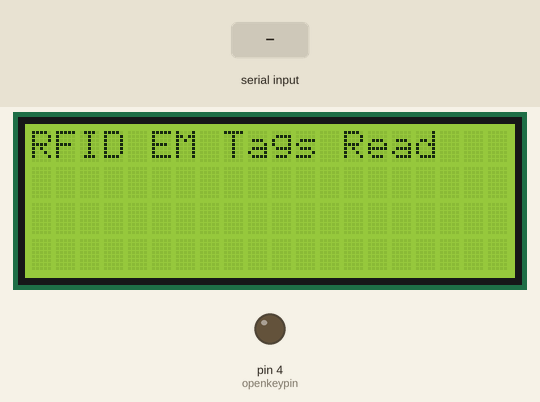
A sketch run on a simulated Arduino Mega 2560, built with avr-gcc and run on an emulated ATmega2560. Parts: 20×4 character LCD, output pins drawn as LEDs (lit = HIGH). The inputs (shaded band) are chosen by the test bench. What the sketch prints to the serial monitor is not drawn.

Above: at 1.2 s.
1.3 s: "1" received over the second serial link
At 2.2 s:
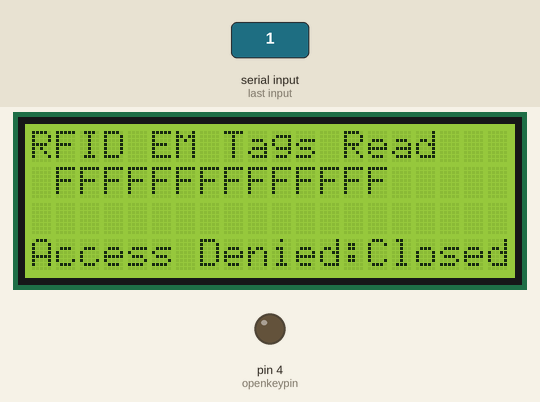
Timing chart, 0 to 4.3 s (numbered marks = the images above; inputs shaded):
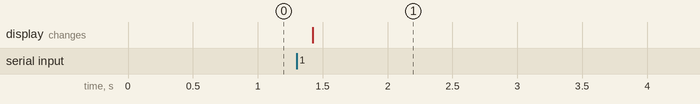

The sketch:

doorcontrol02.ino
```cpp
//#include <SoftwareSerial.h>
//SoftwareSerial RFID(2, 3); // RX and TX
#include <LiquidCrystal.h>
#include <String.h>

/* LiquidCrystal display with:

LiquidCrystal(rs, enable, d4, d5, d6, d7)
LiquidCrystal(rs, rw, enable, d4, d5, d6, d7)
LiquidCrystal(rs, enable, d0, d1, d2, d3, d4, d5, d6, d7)
LiquidCrystal(rs, rw, enable, d0, d1, d2, d3, d4, d5, d6, d7)
R/W Pin Read = LOW / Write = HIGH   // if No pin connect RW , please leave R/W Pin for Low State

Parameters
*/

LiquidCrystal lcd(8,9,10,38,40,42,44);   //ok

#define openkeypin 4
int debugmode = 0;
int data1 = 0;
int ok = -1;
String tag1 = String("0230313034423937343930353803");
String tag2 = String("0231323030323142423938313003");

//int tag1[14] = {2 ,31 ,32 ,30 ,30 ,32 ,31 ,42 ,42 ,39 ,38 ,31 ,30 ,3};
//int tag2[14] = {2 ,30 ,31 ,30 ,34 ,42 ,39 ,37 ,34 ,39 ,30 ,35 ,38 ,3};
byte newtag[14] = { 0,0,0,0,0,0,0,0,0,0,0,0,0,0}; // used for read comparisons
byte cardvalue[14] ;

#define tonepin 3
#define relayopendelay 1500


void setup()
{
    pinMode(openkeypin,OUTPUT);
  Serial2.begin(9600);    // start serial to RFID reader
  Serial.begin(9600);  // start serial to PC
    Serial.println("RFID EM Tags Read");
    lcd.begin(20, 4);
// 設定 LCD 的行列數目 (4 x 20)
   lcd.setCursor(0,0);
  // 列印 "Hello World" 訊息到 LCD 上
    lcd.print("RFID EM Tags Read");
}


void loop()
{
   if  (readTags(&newtag[0]))
   {
        Serial.print("Card Number is :(") ;
        Serial.print(getcardnumber(&newtag[0])) ;
        Serial.print(")\n") ;
         lcd.setCursor(1,1);
        lcd.print("                     ");
         lcd.setCursor(1,1);
        lcd.print(getcardnumberA(&newtag[0]));
         lcd.setCursor(1,2);
        lcd.print("                     ");
         lcd.setCursor(1,1);
        lcd.print(getcardnumberB(&newtag[0]));
        if (getcardnumber(&newtag[0]) == tag1)
            {
              opendoor();
            }
            else
            {
              closedoor();
            }

   }

}


void opendoor()
{
          digitalWrite(openkeypin,HIGH);
            lcd.setCursor(0, 3);
       lcd.print("Access Granted:Open");
       Serial.println("Access Granted:Door Open");
      delay(relayopendelay) ;
       digitalWrite(openkeypin,LOW);
}

void closedoor()
{
        digitalWrite(openkeypin,LOW);
        lcd.setCursor(0, 3);
       lcd.print("Access Denied:Closed");
       Serial.println("Access Denied:Door Closed");
}

boolean comparetag(int aa[14], int bb[14])
{
  boolean ff = false;
  int fg = 0;
  for (int cc = 0 ; cc < 14 ; cc++)
  {
    if (aa[cc] == bb[cc])
    {
      fg++;
    }
  }
  if (fg == 14)
  {
    ff = true;
  }
  return ff;
}

boolean readTags(byte *data)
{
  boolean temp = false;

  if (Serial2.available() > 0)
  {
    // read tag numbers
    delay(100); // needed to allow time for the data to come in from the serial buffer.

    for (int z = 0 ; z < 14 ; z++) // read the rest of the tag
    {
      data1 = Serial2.read();
      *(data+z) = data1;
    }
     temp = true ;
   // Serial2.flush(); // stops multiple reads

    // do the tags match up?
   // checkmytags();
  }

  // now do something based on tag type
   return temp ;
}

String getcardnumber(byte *cc)
{
    return joinCardBytes(cc, 14) ;
}

String getcardnumberA(byte *cc)
{
    return joinCardBytes(cc, 7) ;
}

String getcardnumberB(byte *cc)
{
    return joinCardBytes(cc+7, 7) ;
}

String joinCardBytes(byte *cc, int len)
{
  String retstring = String("");
  int i = 0 ;
for (i = 0 ; i < len; i++)
  {
      retstring.concat(strzero(*(cc+i),2,16) );
  }
      return retstring;
}

void decryptkey(String kk)
{
  int tmp1,tmp2,tmp3,tmp4 ;
  tmp1 = unstrzero(kk.substring(0, 2) ,16);
  tmp2 = unstrzero(kk.substring(2, 4) ,16);
  tmp3 = unstrzero(kk.substring(4, 6) ,16);
  tmp4 = unstrzero(kk.substring(6, 8) ,16);
  cardvalue[0] = tmp1 ;
  cardvalue[1] = tmp2 ;
  cardvalue[2] = tmp3 ;
  cardvalue[3] = tmp4 ;
       if (debugmode == 1)
      {
          Serial.print("decryptkey key : ");
          Serial.print("key1 =");
          Serial.print(kk);
          Serial.print(":(");
          Serial.println(tmp1,HEX);
          Serial.print("/");
          Serial.print(tmp2,HEX);
          Serial.print("/");
          Serial.print(tmp3,HEX);
          Serial.print("/");
          Serial.print(tmp4,HEX);
          Serial.print(")");
          Serial.println("");
      }
}

String strzero(long num, int len, int base)
{
  String retstring = String("");
  int ln = 1 ;
    int i = 0 ;
    char tmp[10] ;
    long tmpnum = num ;
    int tmpchr = 0 ;
    char hexcode[]={'0','1','2','3','4','5','6','7','8','9','A','B','C','D','E','F'} ;
    while (ln <= len)
    {
        tmpchr = (int)(tmpnum % base) ;
        tmp[ln-1] = hexcode[tmpchr] ;
        ln++ ;
         tmpnum = (long)(tmpnum/base) ;
/*
        Serial.print("tran :(");
        Serial.print(ln);
        Serial.print(")/(");
        Serial.print(hexcode[tmpchr] );
        Serial.print(")/(");
        Serial.print(tmpchr);
        Serial.println(")");
        */

    }
    for (i = len-1; i >= 0 ; i --)
      {
          retstring.concat(tmp[i]);
      }

  return retstring;
}

unsigned long unstrzero(String hexstr, int base)
{
  String chkstring  ;
  int len = hexstr.length() ;
  if (debugmode == 1)
      {
          Serial.print("String ");
          Serial.println(hexstr);
          Serial.print("len:");
          Serial.println(len);
      }
    unsigned int i = 0 ;
    unsigned int tmp = 0 ;
    unsigned int tmp1 = 0 ;
    unsigned long tmpnum = 0 ;
    String hexcode = String("0123456789ABCDEF") ;
    for (i = 0 ; i < (len ) ; i++)
    {
  //     chkstring= hexstr.substring(i,i) ;
      hexstr.toUpperCase() ;
           tmp = hexstr.charAt(i) ;   // give i th char and return this char
           tmp1 = hexcode.indexOf(tmp) ;
      tmpnum = tmpnum + tmp1* POW(base,(len -i -1) )  ;

      if (debugmode == 1)
      {
            Serial.print("char:( ");
          Serial.print(i);
            Serial.print(")/(");
          Serial.print(hexstr);
            Serial.print(")/(");
          Serial.print(tmpnum);
            Serial.print(")/(");
          Serial.print((long)pow(16,(len -i -1)));
            Serial.print(")/(");
          Serial.print(pow(16,(len -i -1) ));
            Serial.print(")/(");
          Serial.print((char)tmp);
            Serial.print(")/(");
          Serial.print(tmp1);
            Serial.print(")");
            Serial.println("");
      }
    }
  return tmpnum;
}

long POW(long num, int expo)
{
  long tmp =1 ;
  if (expo > 0)
  {
        for(int i = 0 ; i< expo ; i++)
          tmp = tmp * num ;
         return tmp ;
  }
  else
  {
   return tmp ;
  }
}
```

Measured:
- after the input at 1.3 s, the display: changes after 0.12 s (image 1)
